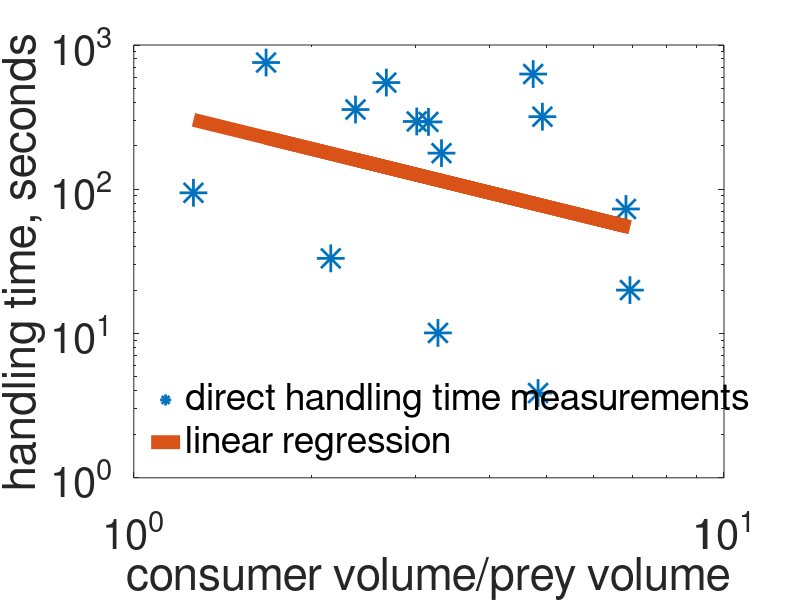
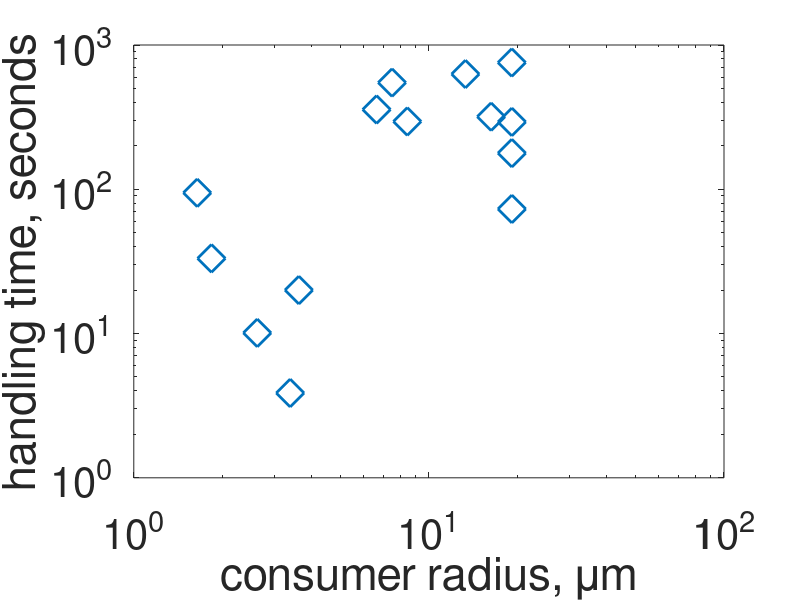
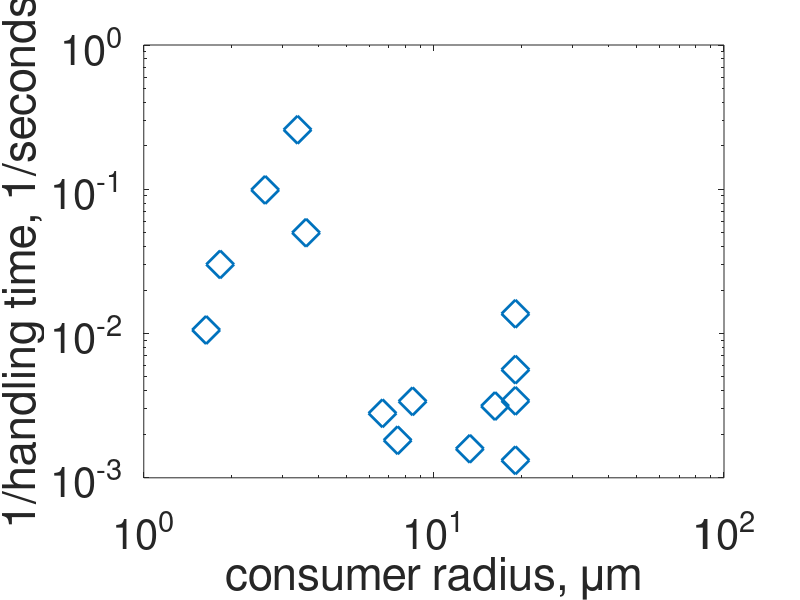
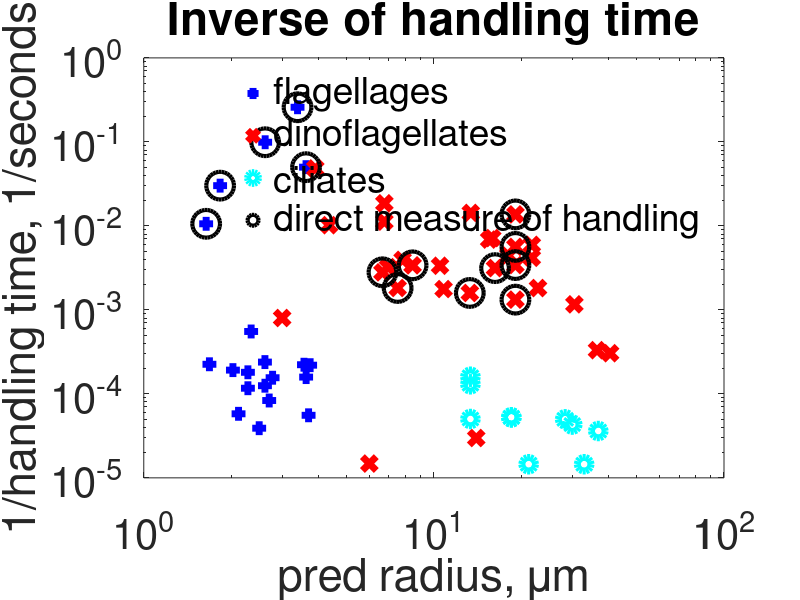

Recreate these plots in MATLAB, in order.
%%%% Examination of Handling Times %%%%%%%%%%%%%%

%%% Use this code to examine empirical evidence for handling times of
%%% microzooplankton grazing on a variety of prey
%%% Handling times have either been directly measured or are calculated
%%% from the maximum grazing rate

%%% Some of the info in this code came from "Handling_Encounter_Check.m"
%%% from the directory
%%% "Documents/MIT_URI_Postdoc/Grazer_Community_from_First_Principles"
%%% which contains info on both empirical and theoretically-based handling
%%% times

%% Setting the stage
cd('/Users/dtaniguchi/Documents/MIT_URI_Postdoc/Grazer_Community_from_First_Principles/Functional_Groups')
clear all;
close all;
clc;

set(0,'defaultaxesfontsize',30);
set(0,'defaulttextfontsize',30);
set(0,'defaultlinelinewidth',2);

%% Here I'm going to try to fit a curve that is based on handling time
% values 
%**********THESE ARE ACTUAL MEASUREMENTS OF HANDLING TIME, NOT DERIVED FROM MAX GRAZING**********
% Funcitonal form for my paper is:
    %handling time = a * (radius predator/radius prey)^x [maybe should be based on vol?]
    % So I'm going to assuming handling time is some function of the ratio
    % of predator:prey, constrained by the four data points in this study
    % that looked specifically at handling time.  Am only considering
    % handling time of ingested prey
% Values from Boenigk and Arndt (2000, Journal of Eukaryotic Microbiology), for heterotrophic nanoflagellates
% volumes of predators found in table 1, pg. 351, which I will convert to
% radius, length of prey found in table 3, pg. 355
% handling time in table 2, pg. 353, and includes time for contact,
% processing, ingestion, and refractory time
% Handling time is tiem from first contat to resuming of beating of
% flagella [which I think is correct]
% This study includes 1 salt water species and 3 freshwater species
% Temperature is 20 degrees C, pg. 350

predvol_Boenigk = [18.5 25.8 75.4 163];%um^3, Table 1, pg. 351
predr = (3.*predvol_Boenigk./4./pi).^(1/3);% um, Table 3, pg. 355
preyr = [2.6 1.7 1.6 1.4]./2;%um
preyvol_Boenigk = 4/3*pi.*(preyr.^3);%um^3
h_Boenigk = [94.5 33.2 10.1 3.87];%seconds, mean values for ingested particles

t_Boenigk = repmat(20,size(predr));%degrees C

%% Value from Fenchel (1982, MEPS, Ecology of heterotrophic microflagellates: 
% I. Some important forms and their functional morphology, particularly pg. 214
% Predator values and handling time from that source. Prey volume taken from 
% Fenchel (1982, Ecology of heterotrophic micro flagellates: II. Bioenergetics and growth)
predr_Fenchel_h = 7.25/2; %um, for Ochromonas, took midpoint of 7 to 7.5 um, provided diameter on pg. 214
predvol_Fenchel_h = 4/3*pi.*(predr_Fenchel_h.^3);%um^3
h_Fenchel_h = 20;%seconds
preyvol_Fenchel_h = 0.6;%um^3, for prey Pseudomonas (pg. 226)
preyr_Fenchel_h = (3.*preyvol_Fenchel_h./4./pi).^(1/3);% um
prey_C_Fenchel_h = 10e-10; %mg C/cell for Pseudomonas (pg. 226)
t_Fenchel_h = repmat(20,size(h_Fenchel_h));%degrees C, pg. 212, using temperature to which cells transferred every few days rather than stock culture temp

%% Jeong et al., 2005, Aquatic Microbial Ecology 40:133-150
% ***** Actual measurements of handling times (i.e., not based on gmax) for
% mixotrophic dinoflagellates ********
% Examined time it took for mixotrophic dinos to completely engulf an
% unidentified cryptophyte, which had esd of 5.6 um (pg. 139)
% Lingulodinium polyedrum (esd 38.2 um, Table 1) took 73 s
% Prorocentrum donghaiense (esd 13.3, Table 1) took 357 s
% Heterocapsa triquetra (esd 15.0, Table 1) took 549 s
% Prorocentrum micans (esd 26.6, Table 1) took 629 s

% Also examined handling time for L. polyedrum to feed on a variety of prey (pg. 139)
% L. poly feeding on Heterosigma akashiwo (11.5 um esd) was 178 s
% L. poly feeding on Prorocentrum minimum (12.1 um esd) was 293 s
% L. poly feeding on Scrippsiella trochoidea (22.8 um esd) was 756 s
% Above size values taken from Table 1
predrad_Jeong = 0.5.*[13.3 15.0 26.6 38.2 38.2 38.2 38.2];%um
predvol_Jeong = 4/3*pi.*(predrad_Jeong.^3);%um^3
preyrad_Jeong = 0.5.*[5.6 5.6 5.6 5.6 11.5 12.1 22.8];%um
preyvol_Jeong = 4/3*pi.*(preyrad_Jeong.^3);%um^3
h_Jeong = [357 549 629 73 178 293 756];%s
t_Jeong = repmat(20,size(h_Jeong));%degrees C, pg. 138

%% Jeong et al., 2010, Aquatic Microbial Ecology 59: 239-255
% Looked at lots of characteristics of Gymnodinium aureolum, a mixotrophic
% dinoflagellate that feeds via a peduncle (pg. 249)
% To consume a prey cell of the cryptophyte Teleaulax
% sp., beginning with deployment of the peduncle and ending wtih complete
% ingestion, took 256 s (pg. 249).  More than one predator could be attached to one
% prey cell (pg. 249)
% The time it took between deployment of the tow filament [to draw the prey
% closer I think] and to release the peduncle was 27 s (pg. 249)
% When feeding, cell length of predator = 19.8 um and cell width 15.6 um(pg. 246)
%** Does point out that, when fed multiple prey one at a time, growth and
%grazing not significantly correlated with size of prey (Fig. 5)
h_Jeong2010 = 268+27;%s, to account for tow filament and eating through peduncle
t_Jeong2010 = 20;%degrees C, pg. 240
preyrad_Jeong2010 = 0.5*5.6;%um, Table 1
preyvol_Jeong2010 = 4/3*pi*(preyrad_Jeong2010^3);%um^3

predvol_Jeong2010 = 4/3*pi*(19.8/2)*((15.6/2)^2);%um^3
predrad_Jeong2010 = (3/4/pi*predvol_Jeong2010)^(1/3);%um

%% Jeong et al., 2005, Aquatic Microbial Ecology, 38: 249-257
% Looked at feeding of mixotrophic dinoflagellate Gonyaulax polygramma to feed on
% variety of prey, among many other properties.  
% Culturing done at 20 degrees C
% ESD of G. polygramma was 32.5 um (Table 1)
% Fed via both apical horn and sulcus
% Time to feed on Amphidinium carterae (esd 6.6 um, Table 1) via the apical horn was 291 seconds
% and time to feed on same prey via sulcus was 346 s, which were not
% significantly different (pg. 253)
% Mixotroph could only feed on cells <17 um esd, so only fed on sm. things
% (pg. 255)
% This is the first study to show dinoflagellates feed through the apical
% horn and not just the sulcus (pg. 255-256)
% Dino seems to prefer to engult large prey through the sulcus and smaller
% prey through the apical horn (pg. 256)
h_Jeong2005 = (346+291)/2;%s
t_Jeong2005 = 20;%degrees C
preyrad_Jeong2005 = 3.3;%um
preyvol_Jeong2005 = 4/3*pi*(3.3.^3);%um^3
predrad_Jeong2005 = 32.5/2;%um
predvol_Jeong2005 = 4/3*pi*(predrad_Jeong2005.^3);%um^3


%%%%%%%%%%%%%%%%%%%%%%%%%%%%%%%%%%%%%%%%%%%%%%%%%%%%%%%%%%%%%%%%%%%%%%%%%%%%%
%% More attempts at emipirically deriving handling times 
% Jeong et al. (2010) for values of heterotrophic dinoflagellates
%Going to use max ingestions rates (ng C/grazer/day), convert to 1/d, and
%then see how they relate to predator:prey size ratios
% Values taken from Table 5
%******** BASED ON MAX GRAZING **************
dinoradius = [6.0 7.8 8.7 13.5 13.5 13.9 15.6 21 21.6 26.8 31 31.8 ...
    36.1 43.5 43.5 45.7 61 73 81]./2; %um

dinomaxingestion = [0.04 2.9 0.8 2.6 4.3 0.8 1.3 2.3 1.3 17.8 19.4 13.6 ...
    11.5 17.1 24.4 17.7 12 5.3 12.1];%ngC/grazer/day
dinopredprey = [0.8 1.3 0.4 2.2 2.2 1.2 1.4 5.3 0.7 1 0.9 2.6 1.4 1.3 1.1 ...
    1.3 1.6 2 2.3];%dimensionless
dinopreyradius = dinoradius./dinopredprey;
dinopreyradius =[8.0 5.9 19.7 6.1 6.1 11.5 11.5 4.0 33.0 26.5 35.2 12.1 ...
    26.5 34.0 37.9 35.2 38.2 26.6 35.2]./2;%um--apparently this are given in the table
dinopreyvol = 4/3*pi.*(dinopreyradius.^3);

dinovol = 4/3*pi.*(dinoradius.^3);
dinoC = (0.76.*(dinovol.^0.819)).*10^-3;%ngC/cell
dinoh = 1./dinomaxingestion.*dinoC*.24.*3600;%s
directengulf = [1 7 12 14 15];%indices just for dinoflagellates that feed by direct engulfment
t_dino = [15 20 20 20 20 20 20 20 20 20 15 20 20 20 20 12 19 19 12];%degrees C

%% Now values from Verity (1991) Limniology and Oceanography, for the ciliates Tintinnopsis dadayi and
% Strobilidium spiralis---NB: I don't think these get used because using
% values from this source but cited in Hansen et al. (1997) below to be
% consistent
% NB: these values are in Hansen et al. (1997) below
cilC = [1.25*10^4 3.2*10^3];%pg C/ciliate, Tintinnopsis and Strobilidium, respectively, pg. 730
Tdadavol = 10.^((log10(cilC(1))-0.639)/0.984);%converting using equation for loricate ciliate given in 
    % Menden-Deuer and Lessard (2000)
Sspirvol = 10.^((log10(cilC(2))-0.168)/0.841);% converting using equation for aloricate ciliate given in 
    % Menden-Deuer and Lessard (2000)
predvol_Verity = [Tdadavol Sspirvol];%um^3
cilradius = (predvol_Verity.*3./4./pi).^(1/3);%um
cilmaxingestion = [0.14  0.14];%1/hour, with data for Tintinnopsis taken from data theif and Fig. 3A
 %For Strobilidum, max ingestions based on single-prey experiments, which didn't differ
 %among different prey species (pg. 734).  The ones measured were for
 % grazing on Isochrysis galbana and Pseudobodo.  For Tintinnopsis, it did vary with prey, so I'm basing it
 %off the prey ingested at the highest rate, Katodinium

cilprey = [8 4.5 3]./2;%um, from Table 2, with the last two for Isochyrsis galbana and Pseudobodo, respecitvely,
    %which both gave similar max ingestion rates for Strobilidium
    
 cilradius = [cilradius(1) cilradius];
 cilh = 1./[0.14 0.14 0.14].*3600;%s
 cilpredprey = cilradius./cilprey;
 t_Verity = 20;%degrees C, pg. 731
 
 %% Values from Hansen et al. (1997) and associated sources listed in table 3 to get more emprircal
 % data to try to figure out handling time
 % Predator volumes and max ingestion rates are listed in Hansen et al. (1997), and size of prey
 % are taken directly from the source listed
%Fenchel (1982) --different from Fenchel (1982) above
 predvol_Fenchel = [75 20 200 190 50 90];%um^3
 preyvol_Fenchel = 0.6.*ones(size(predvol_Fenchel));%um^3, Fenchel
maxingest_Fenchel = [0.86 0.81 0.57 0.8 0.65 0.56];%1/hr
t_Fenchel = repmat(20, size(predvol_Fenchel));%degrees C, Table 3 Hansen et al. 1997


%Eccleston-Parry and Leadbeater, 1994 
% All predators fed same thing
predvol_Eccleston = [54 220 35 75 212 83];%um^3, from table 3 of Hansen et al
preyvol_Eccleston = 0.67.*ones(size(predvol_Eccleston));%um^3, Eccelston-Parry
maxingest_Eccleston = [1.99 0.79 0.69 0.45 0.2 0.3];%1/hr
t_Eccleston = repmat(20, size(predvol_Eccleston));%degrees C, table 3 Hansen et al. 1997

% Values from Andersen, 1988/1989
predvol_Andersen = 40;%um^3
preyvol_Andersen = 0.6;%um^3, Andersen, pg. 525
maxingest_Andersen = 0.33;%1/h
t_Andersen = 15;%degrees C, Hansen et al. 1997

% Andersson, 1989
predvol_Andersson = 50;%um^3
preyvol_Andersson = 4/3*pi*(mean([0.2 0.9])/2)^3;%um^3, Andersson
maxingest_Andersson = 0.42;%1/h
t_Andersson = 20;%degrees C, table 3 Hansen et al. 1997

% Hollen and Boras, 1991
predvol_Hollen = 65.4;
preyvol_Hollen = 0.53;%Hollen, pg. 77
maxingest_Hollen = 0.09;%1/h
t_Hollen = 25;%degrees C, table 3 Hansen et al. 1997

% Strom, 1991
predvol_Strom = 900;%um^3
preyvol_Strom = 4/3*pi*(4.5/2)^3;%um^3, Strom, pg. 104
maxingest_Strom = 0.112;%1/h, looking at Isochrysis galbana, not Synechococcus
t_Strom = 12;%degrees C, table 3 Hansen et al. 1997

% Hansen, 1992
predvol_Hansen92 = 11500;
preyvol_Hansen92 = 2050;%um^3, Table 1 of Hansen 1992
maxingest_Hansen92 = 0.17;%1/hr
t_Hansen92 = 15;%degrees C, table 3 Hansen et al. 1997

% Strom and Buskey, 1993--Already included in data from Jeong et al. (2010)
% Jeong and Latz, 1994--Already included in data from Jeong et al. (2010)

%Jacobson and Anderson, 1993--not good info on prey size, so not going to use
% Heinbokel, 1978--used mixed prey, so not using

% Buskey and Stoecker, 1988
predvol_Buskey = 2.1*10^5;%
maxingest_Buskey = 0.13;%1/h
preyvol_Buskey = 2050;%um^3, taken from HANSEN 1992, not original sources
t_Buskey = 20;%degrees C, table 3 Hansen et al. 1997

% Hansen et al., 1991
predvol_Hansen91 = 9.546*10^4;
maxingest_Hansen91 = 0.215;%1/h
preyvol_Hansen91 = 2050;%Table 2, Hansen et al. 1991
t_Hansen91 = 18;%degrees C, table 3 Hansen et al. 1997


% Jonsson, 1986
predvol_Jonsson = [1.5*10^5 4*10^4];
maxingest_Jonsson = [0.11 0.11];%1/h
preyvol_Jonsson = 4/3*pi.*([9.7 7.9]./2).^3;%Table 3 of Jonsson, 1986
t_Jonsson = [12, 12];%degrees C, table 3 Hansen et al. 1997

% Verity, 1991--one ciliate Strobilidium spiralis had max ingestion when
% consuming both Isochrysis glabana and Pseudobodo, so will use that ciliate twice
% For the other ciliate Tintinnopsis dadayi, i had max ingestion when eating
% Katodinium rotundatum
%NOTE**********These are the same ciliate values as used above, but I'm
%using values from Hansen et al. (1997) and volume ratios to be consistent
%with other sources above, so this coversion is slightly different
predvol_Verity = [2.65*10^4 2.65*10^4 1.13*10^5];
maxingest_Verity = [0.189 0.189 0.155];%1/h
preyvol_Verity = 4/3*pi.*([3 4.5 8]./2).^3;%Table 1 of Verity 1991
t_Verity = repmat(20,size(predvol_Verity));%degrees C, table 3 Hansen et al. 1997

% Bernard and Rassoulzadegan, 1990
% According to my notes in "GrazingRateParameters.m" for the Poulin and
% Franks model parameterization, the grazing rates listed in Hansen et al.
% (1997) are when the ciliate was grazing on Dunaliella minuta, Monochrysis
% lutheri, and Nannochloris sp.  The predator was always Strobidium
% sulcatum.  So I'm going to use the size of those prey items, which are
% given in Table 2 of Bernard and Rassoulzadegan (1990)
predvol_Bernard = [1*10^4 1*10^4 1*10^4];
maxingest_Bernard = [0.481 0.391 0.151];%1/h
preyvol_Bernard = [140 31.12 8.18];% Table 2 Bernard and Rassoulzadegan
t_Bernard = repmat(22,size(predvol_Bernard));

% Verity 1985--didn't measure size of prey, only C and N content, so not
% using

 
%% Values from Hewett (1980) for ciliate grazing on different sized prey
% Estimated handling time from Michaelis-Menten fit to capture rate vs.
% prey density for ciliate Didinium nasutum
% Note that the predator changed size when fed different prey and at
% different prey concentrations, so I'll use the size when fed on the
% particular prey and at high prey concentrations, assuming that is when
% handling time matters (handling time limited rather than encounter
% limited)
% No temperature reported, so no way to temperature correct values and thus
% cannot use them--blah
h_Hewett = [0.916 1.212 1.404];% h, Table 2, pg. 1078, for Paramecium aurelia, P. Jenningsi, and P. multimicronucleatum, respectively
h_Hewett = h_Hewett.*3600;%seconds
predvol_Hewett = [8.21 12.79 10.6].*10^5;%um^3, taken from Table 6, pg. 1080
predr_Hewett = (predvol_Hewett.*3./4./pi).^(1/3);%um

preyvol_Hewett = 4/3*pi.*([85 156 219]./2).^3;%um^3, from pg. 1076
preyr_Hewett = [85 156 219]./2;%um

%% %%%%%%%%%%%%%%%%%%%%%%%%%%%%%%%%%%%%%%%%%%%%%%%%%%%%%%%%%%%
%%%%%%%%%%%%% Putting together empirical values %%%%%%%%%%%%%
%%%%%%%%%%%%%%%%%%%%%%%%%%%%%%%%%%%%%%%%%%%%%%%%%%%%%%%%%%%%%

% Putting together actual handling time values

% These are all dinos; used below and later in plotting 
h_Jeong_many = [h_Jeong, h_Jeong2010, h_Jeong2005];%s, all dinoflagellates, all direct measurements of handling time
preyr_Jeong_many = [preyrad_Jeong, preyrad_Jeong2010, preyrad_Jeong2005];%um
predr_Jeong_many = [predrad_Jeong, predrad_Jeong2010, predrad_Jeong2005];%um
predvol_Jeong_many = [predvol_Jeong,predvol_Jeong2010, predvol_Jeong2005 ];%um^3
preyvol_Jeong_many = [preyvol_Jeong, preyvol_Jeong2010, preyvol_Jeong2005];%um^3
t_Jeong_many = [t_Jeong, t_Jeong2010, t_Jeong2005];%degrees C

h_vec = [h_Boenigk, h_Fenchel_h, h_Jeong_many];% seconds, handling time
h_preyr = [preyr, preyr_Fenchel_h, preyr_Jeong_many];% um, prey radius
h_predr = [predr, predr_Fenchel_h, predr_Jeong_many];%um, predator radius

h_preyvol = 4/3*pi.*(h_preyr.^3);%um^3, prey volume
h_predvol = 4/3*pi.*(h_predr.^3);%um^3, prey volume

t_handling = [t_Boenigk, t_Fenchel_h, t_Jeong_many];%degrees C


%% Putting together handling times based on max ingestion rate
predvol_Hansen =[predvol_Fenchel predvol_Eccleston predvol_Andersen ...
    predvol_Andersson predvol_Hollen predvol_Strom predvol_Hansen92 predvol_Buskey ...
    predvol_Hansen91 predvol_Jonsson predvol_Verity predvol_Bernard];
predr_Hansen = (predvol_Hansen.*3./4./pi).^(1/3);%um, I assume

preyvol_Hansen = [preyvol_Fenchel preyvol_Eccleston preyvol_Andersen ...
    preyvol_Andersson preyvol_Hollen preyvol_Strom preyvol_Hansen92 preyvol_Buskey ...
    preyvol_Hansen91 preyvol_Jonsson preyvol_Verity preyvol_Bernard];
preyr_Hansen = (preyvol_Hansen.*3./4./pi).^(1/3);%um, I assume

maxingest_Hansen = [maxingest_Fenchel maxingest_Eccleston maxingest_Andersen ...
    maxingest_Andersson maxingest_Hollen maxingest_Strom maxingest_Hansen92 maxingest_Buskey ...
    maxingest_Hansen91 maxingest_Jonsson maxingest_Verity maxingest_Bernard]; 
h_Hansen = 1./maxingest_Hansen.*3600;%s

t_Hansen = [t_Fenchel, t_Eccleston,t_Andersen, t_Andersson, t_Hollen,...
    t_Strom, t_Hansen92, t_Buskey, t_Hansen91, t_Jonsson, t_Verity, t_Bernard]; %degrees C

% h_ingest = [dinoh h_Hansen h_Hewett];%s <-----Hewett didnt' list temperature, so can't use
% predvol_ingest =[dinovol predvol_Hansen predvol_Hewett];%um^3
% preyvol_ingest = [dinopreyvol preyvol_Hansen preyvol_Hewett];%um^3
h_ingest = [dinoh h_Hansen];%s
predvol_ingest =[dinovol predvol_Hansen];%um^3
preyvol_ingest = [dinopreyvol preyvol_Hansen];%um^3

predr_ingest = (3/4/pi.*predvol_ingest).^(1/3);% um
preyr_ingest = (3/4/pi.*preyvol_ingest).^(1/3);%um

t_ingest = [t_dino,t_Hansen];%degrees C

%% Putting together ALL empirical values, based on max ingestion rate AND handling time together
h_all = [h_vec h_ingest];%s

predvol_all = [h_predvol predvol_ingest];
preyvol_all = [h_preyvol preyvol_ingest];

predr_all = (predvol_all.*3./4./pi).^(1/3);%um
preyr_all = (preyvol_all.*3./4./pi).^(1/3);%um

t_all = [t_handling, t_ingest];%degrees C

pred_prey_ratio_all = predr_all./preyr_all;


%% %%%%%%%%%%%%%%%%%%%%%%%%%%%%%%%%%%%%%%%%
%%%%%%%% Temperature correction %%%%%%%%%%%%

% Temperature correction using Metabolic Theory of Ecology
% Based on Chen et al. (2012) L&O and Taniguchi et al. (2014)
% This code is taken from Documents/Poulin and Franks Model/Parameterization/GrazingRateParameters.m 

%Correcting to 20 degrees C = 293.15 K.  Used regression from Fig. 3A. from Chen et al. (2012), slope of 0.67,
%specifically for grazing (frowth has different activation energy value)

boltz = 8.62*10^-5;%eV/Kelvin, Boltzmann's constant
t_corr = 273.15+20;%K, corrected temperature
E = 0.67;%eV, activation energy for max grazing, from Chen et al. (2012)

% Handling time temp corrections
coeff_h = h_vec.*exp(E./boltz./(t_handling+273.15));%coefficient for temperature correction
h_t_corr = coeff_h./exp(E./boltz./t_corr);%seconds

% Max ingestion temp corrections
coeff_ingest = h_ingest.*exp(E./boltz./(t_ingest+273.15));
h_ingest_t_corr = coeff_ingest./exp(E./boltz./t_corr);%s

% All rate temperature corrections
coeff_all = h_all.*exp(E./boltz./(t_all+273.15));
h_all_t_corr = coeff_all./exp(E./boltz./t_corr);%s

% Select groupings for purposes of plotting below
coeff_dino = dinoh.*exp(E./boltz./(t_dino+273.15));
dino_h_t_corr = coeff_dino./exp(E./boltz./t_corr);%s
coeff_Hansen = h_Hansen.*exp(E./boltz./(t_Hansen+273.15));
h_Hansen_t_corr = coeff_Hansen./exp(E./boltz./t_corr);%seconds
coeff_Boenigk=h_Boenigk.*exp(E./boltz./(t_Boenigk+273.15));
h_Boenigk_t_corr = coeff_Boenigk./exp(E./boltz./t_corr);%seconds
coeff_Fenchel_h = h_Fenchel_h.*exp(E./boltz./(t_Fenchel_h+273.15));
h_Fenchel_h_t_corr = coeff_Fenchel_h./exp(E./boltz./t_corr);%s
coeff_Jeong_many = h_Jeong_many.*exp(E./boltz./(t_Jeong_many+273.15));
h_Jeong_many_t_corr = coeff_Jeong_many./exp(E./boltz./t_corr);%s



%% Finding regressions

% Regression for handling time based on direct measurements of handling time
x_direct_hand = [ones(size(h_predr')) log10(h_predr./h_preyr)'];
[param_direct_hand, ci_direct_hand resid_direct_hand outlier_direct_hand ...
    stats_direct_hand]=regress(log10(h_t_corr)',x_direct_hand);
coeff_direct_hand = 10.^param_direct_hand(1);%intercept
exp_direct_hand = param_direct_hand(2);%slope in log space, exponent in linear space
regress_direct_hand = coeff_direct_hand.*(h_predr./h_preyr).^exp_direct_hand;


% Regression for handling time based on inverse of max ingestion rates
x_ingest = [ones(size(predr_ingest')) log10(predr_ingest./preyr_ingest)'];
[param_ingest ci_ingest resid_ingest outlier_ingest stats_ingest]=regress(log10(h_ingest_t_corr)',x_ingest);
coeff_ingest = 10.^ param_ingest(1);
exp_ingest = param_ingest(2);
regress_ingest = coeff_ingest.*(predr_ingest./preyr_ingest).^exp_ingest;
ppratio_ingest = predr_ingest./preyr_ingest;

% Regression for handing time based on all values
x_all = [ones(size(predr_all')) log10(predr_all./preyr_all)'];
[param_all ci_all resid_all outlier_all stats_all] = regress(log10(h_all_t_corr)',x_all);
coeff_all = 10.^param_all(1);
exp_all = param_all(2);
regress_all = coeff_all.*(predr_all./preyr_all).^exp_all;



%% %%%%%%%%%%%%%%%%%%% Plotting %%%%%%%%%%%%%%%%%%%%%%%%%%%%

% Plotting based on DIRECT MEASUREMENTS OF HANDLING TIME 
% Handling time
figure
loglog(h_predr./h_preyr,h_t_corr,'*','MarkerSize',20)
hold on
loglog(h_predr./h_preyr, regress_direct_hand,'-','LineWidth',10)
legend('direct handling time measurements','linear regression','Location','SouthWest')
legend('boxoff')
xlabel('consumer volume/prey volume')
ylabel('handling time, seconds')


nlx = [ones(size(h_predr)); h_predr./h_preyr]';
lx = [ones(size(h_predr)); log(h_predr./h_preyr)]';
    
[nlparam, nlint, nlr, nlrint, nlstats] = regress(h_t_corr',nlx);
[lparam, lint, lr, lrint, lstats] = regress(log(h_t_corr)', lx);


% Can compare fits for the log data (lparam) and for nonlog data (nlparam)
% and use what has better r^2 value. Below I've used lparam, but not sure
% if that's better
ppratio = predr./preyr;
htestnew = 10^(lparam(1)).*(ppratio).^lparam(2);



% htestnewII = htestnew;
% htestnewII(ppratio<=0.4) = 0;
% disp(['new max handling time for pred:prey size ratios>=0.4 from Boenigk and Arndt 2000 = ',num2str(max(max(htestnewII))/3600/24),' days'])
% disp(['new max handling time for pred:prey size ratios>=0.4 from Boenigk and Arndt 2000= ',num2str(max(max(htestnewII))/3600),' hours'])
% disp(['new max handling time for pred:prey size ratios>=0.4 from Boenigk and Arndt 2000= ',num2str(max(max(htestnewII))),' seconds'])
% disp(['new max handling time for pred:prey size ratios>=1 from Boenigk and Arndt 2000= ',num2str(max(max(htestnew(ppratio>=1)))/3600/24),' days'])
% disp(['new max handling time for pred:prey size ratios>=1 from Boenigk and Arndt 2000= ',num2str(max(max(htestnew(ppratio>=1)))/3600),' hours'])
% disp(['new max handling time for pred:prey size ratios>=1 from Boenigk and Arndt 2000= ',num2str(max(max(htestnew(ppratio>=1)))),' seconds'])
% 
% disp(['new max handling time for pred:prey size ratios>=10 from Boenigk and Arndt 2000= ',num2str(max(max(htestnew(ppratio>=10)))/3600/24),' days'])
% disp(['new max handling time for pred:prey size ratios>=10 from Boenigk and Arndt 2000= ',num2str(max(max(htestnew(ppratio>=10)))/3600),' hours'])
% disp(['new max handling time for pred:prey size ratios>=10 from Boenigk and Arndt 2000= ',num2str(max(max(htestnew(ppratio>=10)))),' seconds'])

%% Plotting handling times JUST based off of MAX INGESTION RATES

figure(11);clf
loglog(predr_ingest./preyr_ingest,h_ingest_t_corr,'+b')
hold on
loglog(predr_ingest./preyr_ingest,regress_ingest,'-','LineWidth',10)
hold on
%Dinos
% loglog(dinovol./dinopreyvol, dinoh,'xr')
loglog(dinoradius./dinopreyradius, dino_h_t_corr,'xr')
hold on
% Mostly ciliates and nanoflagellates
% loglog(predvol_Hansen./preyvol_Hansen, h_Hansen,'db')
loglog(predr_Hansen./preyr_Hansen, h_Hansen_t_corr,'db')

% Ciliate from Hewett
% loglog(predvol_Hewett./preyvol_Hewett, h_Hewett,'+m')
% loglog(predr_Hewett./preyr_Hewett, h_Hewett,'+m')

% Direct engulfment dinoflagellates
directengulf = [1 7 12 14 15];%indices just for dinoflagellates that feed by direct engulfment
% loglog(dinovol(directengulf)./dinopreyvol(directengulf), dinoh(directengulf),'ok','MarkerSize',20)
loglog(dinoradius(directengulf)./dinopreyradius(directengulf), dino_h_t_corr(directengulf),'ok','MarkerSize',20)

hold on
% xlabel('pred vol/preyvol')
xlabel('pred radius/prey radius')
ylabel('handling time, seconds')
legend('all','regression','dinoflagellates','mostly ciliates and flagellates','direct engulf dino','Location','SouthEast')
legend('boxoff')
title('Handling time based off max ingestion')


%% Plotting of all handling times, direct and derived
figure(10);clf
% loglog(pred_prey_ratio_all,h_all,'oc')
loglog(pred_prey_ratio_all,h_all_t_corr,'oc')
xlabel('pred radius/prey radius')
ylabel('handling time, seconds')

hold on
loglog(pred_prey_ratio_all,regress_all,'-k','LineWidth',10)
title('All Handling Times, from inverse max ingestion and direct handling measurements')

%% Comparison of handling time based on max ingestion and actual measurements vs. just max ingestion, for func groups
% Includes delineation among functional groups

% Max ingestion and actual handling time measurements
figure(14);clf
%Flagellates
% loglog([predvol_Boenigk./preyvol_Boenigk predvol_Hansen(1:15)./preyvol_Hansen(1:15), predvol_Fenchel_h./preyvol_Fenchel_h],[h_Boenigk, h_Hansen(1:15),h_Fenchel_h],'+b','MarkerSize',10,'LineWidth',5)
loglog([predr./preyr predr_Hansen(1:15)./preyr_Hansen(1:15), predr_Fenchel_h./preyr_Fenchel_h],...
    [h_Boenigk_t_corr, h_Hansen_t_corr(1:15),h_Fenchel_h_t_corr],'+b','MarkerSize',10,'LineWidth',5)

hold on
%Dinoflagellates
% loglog([dinovol./dinopreyvol predvol_Hansen(16:17)./preyvol_Hansen(16:17),predvol_Jeong_many./preyvol_Jeong_many],[dinoh, h_Hansen(16:17),h_Jeong_many],'xr','MarkerSize',10,'LineWidth',5)
loglog([dinoradius./dinopreyradius predr_Hansen(16:17)./preyr_Hansen(16:17),predr_Jeong_many./preyr_Jeong_many],...
    [dino_h_t_corr, h_Hansen_t_corr(16:17),h_Jeong_many_t_corr],'xr','MarkerSize',10,'LineWidth',5)

hold on
%Ciliates
% loglog([predvol_Hansen(18:end)./preyvol_Hansen(18:end) predvol_Hewett./preyvol_Hewett],[h_Hansen(18:end), h_Hewett],'oc','MarkerSize',10,'LineWidth',5)
loglog([predr_Hansen(18:end)./preyr_Hansen(18:end)],[h_Hansen_t_corr(18:end)],'oc','MarkerSize',10,'LineWidth',5)

% Highlighting actual measurements of handling time
hold on
loglog(h_predr./ h_preyr,h_t_corr,'ok','MarkerSize',20,'LineWidth',3)
% loglog(predvol_Jeong_many./preyvol_Jeong_many,h_Jeong_many,'or','MarkerSize',20)
% loglog(predvol_Boenigk./preyvol_Boenigk,h_Boenigk,'og','MarkerSize',20)
% loglog(predvol_Fenchel_h./preyvol_Fenchel_h, h_Fenchel_h,'ob','MarkerSize',20)
%Regression
hold on
loglog(predr_all./preyr_all,regress_all,'-k','LineWidth',10)
hold on
loglog(h_predr./h_preyr,regress_direct_hand,'-b','LineWidth',5)
hold on
loglog(predr_ingest./preyr_ingest,regress_ingest,'-g','LineWidth',5)

% xlabel('predvol/preyvol')
xlabel('predator radius/prey radius')
ylabel('handling time, seconds')
title('Handling Time')
legend('flagellages','dinoflagellates','ciliates','direct measure of handling','regression all','regression handling','regression inverse max ingest','Location','SouthWest')
legend('boxoff')

% INVERSE OF handling time 
figure(15);clf
%Flagellates
loglog([predr./preyr predr_Hansen(1:15)./preyr_Hansen(1:15), predr_Fenchel_h./preyr_Fenchel_h],...
    [1./h_Boenigk_t_corr, 1./h_Hansen_t_corr(1:15),1./h_Fenchel_h_t_corr],'+b','MarkerSize',10,'LineWidth',5)
hold on
%Dinoflagellates
loglog([dinoradius./dinopreyradius predr_Hansen(16:17)./preyr_Hansen(16:17),predr_Jeong_many./preyr_Jeong_many],...
    [1./dino_h_t_corr, 1./h_Hansen_t_corr(16:17),1./h_Jeong_many_t_corr],'xr','MarkerSize',10,'LineWidth',5)
hold on
%Ciliates
loglog([predr_Hansen(18:end)./preyr_Hansen(18:end)],[1./h_Hansen_t_corr(18:end)],'oc','MarkerSize',10,'LineWidth',5)
% Highlighting actual measurements of handling time
hold on
loglog(h_predr./ h_preyr,1./h_t_corr,'ok','MarkerSize',20,'LineWidth',3)
% xlabel('predvol/prey volume')
xlabel('pred radius/prey radius')
ylabel('1/handling time, 1/seconds')
title('Inverse of handling time')
legend('flagellages','dinoflagellates','ciliates','direct measure of handling','Location','NorthWest')
legend('boxoff')

%%%%%%%%%% Just measure of actual measure of handling time vs pred
%%%%%%%%%% radius:prey radius
figure(22);clf
loglog(h_predr./ h_preyr,h_t_corr,'ok','MarkerSize',20,'LineWidth',3)
hold on
loglog(h_predr./h_preyr,regress_direct_hand,'-b','LineWidth',5)
xlabel('predator radius/prey radius')
ylabel('handling time, seconds')
title('Handling Time')
legend('direct measurements of handling time','linear regression','Location','SouthWest')
legend('boxoff')
xlim([1,10])


%% Color-coordinating values from same source
% NB: STILL BASED ON VOLUME
figure(16);clf
loglog(1./maxingest_Fenchel.*3600,predvol_Fenchel./preyvol_Fenchel,'+k');hold on
loglog(1./maxingest_Eccleston.*3600,predvol_Eccleston./preyvol_Eccleston,'+b');hold on
%loglog(1./maxingest_Andersen.*3600,predvol_Andersen./preyvol_Andersen,'+r');hold on
%loglog(1./maxingest_Andersson.*3600,predvol_Andersson./preyvol_Andersson,'+c');hold on
loglog(1./maxingest_Jonsson.*3600,predvol_Jonsson./preyvol_Jonsson,'+m');hold on
loglog(1./maxingest_Verity.*3600,predvol_Verity./preyvol_Verity,'+y');hold on
loglog(1./maxingest_Bernard.*3600,predvol_Bernard./preyvol_Bernard,'or')
xlabel('predvol/preyvol')
ylabel('handling time, seconds')
title('Handling Time Based on Max Ingestion for Same Sources')

%% Handling time vs. predator size

% All values combined
x_predsize =  [ones(size(predr_all')), log10(predr_all)'];
[param_size, ci_size, resid_size, outlier_size, stats_size] = regress(log10(h_all_t_corr)', x_predsize);
coeff_predsize = 10.^param_size(1);
exp_predsize = param_size(2);
regress_predsize = coeff_predsize.*predr_all.^exp_predsize;

num_h = length(h_vec);
num_ingest = length(h_ingest);

% Regression based on max ingestion
ingest_ind = num_h+1;
x_predsize2 =  [ones(size(predr_ingest')), log10(predr_ingest)'];
[param_size2, ci_size2, resid_size2, outlier_size2, stats_size2] = regress(log10(h_ingest_t_corr)', x_predsize2);
coeff_predsize2 = 10.^param_size2(1);
exp_predsize2 = param_size2(2);
regress_predsize2 = coeff_predsize2.*predr_ingest.^exp_predsize2;

% Regression based on handling time only
x_predsize3 =  [ones(size(h_predr')), log10(h_predr)'];
[param_size3, ci_size3, resid_size3, outlier_size3, stats_size3] = regress(log10(h_t_corr)', x_predsize3);
coeff_predsize3 = 10.^param_size3(1);
exp_predsize3 = param_size3(2);
regress_predsize3 = coeff_predsize3.*h_predr.^exp_predsize3;

% Plotting handling time vs pred size
figure(17);clf
%Flagellates
% loglog([predvol_Boenigk, predvol_Hansen(1:15), predvol_Fenchel_h],[h_Boenigk, h_Hansen(1:15),h_Fenchel_h],'+b','MarkerSize',10,'LineWidth',5)
loglog([predr, predr_Hansen(1:15), predr_Fenchel_h],[h_Boenigk_t_corr, h_Hansen_t_corr(1:15),h_Fenchel_h_t_corr],'+b','MarkerSize',10,'LineWidth',5)

hold on
%Dinoflagellates
loglog([dinoradius, predr_Hansen(16:17),predr_Jeong_many],...
    [dino_h_t_corr, h_Hansen_t_corr(16:17),h_Jeong_many_t_corr],'xr','MarkerSize',10,'LineWidth',5)
hold on
%Ciliates
loglog([predr_Hansen(18:end)],[h_Hansen_t_corr(18:end)],'oc','MarkerSize',10,'LineWidth',5)
% Highlighting actual measurements of handling time
hold on
loglog(h_predr,h_t_corr,'ok','MarkerSize',20,'LineWidth',3)
% Regression for all points
hold on; loglog(predr_all,regress_predsize,'-k','LineWidth',5)
% Regression based on values from max ingestion rate
hold on;loglog(predr_all(ingest_ind:end),regress_predsize2,'-g','LineWidth',5)
% Regression based on values from handling time
hold on;loglog(predr_all(1:num_h),regress_predsize3,'-b','LineWidth',5)

%legend('flagellages','dinoflagellates','ciliates','direct measure of handling','regression','regression based on max ingest','Location','SouthEast')
legend('flagellages','dinoflagellates','ciliates','direct measure of handling','regression all data','regression inverse max ingest','regression handling','Location','SouthEast')

legend('boxoff')

% xlabel('predvol, um^3')
xlabel('pred radius, \mum')
ylabel('handling time, seconds')
title('Handling Time vs. Predator Size')




% Handling time direct measurements, just based on predator, not prey
figure
loglog(h_predr, h_t_corr,'d','MarkerSize',20)
% xlabel('consumer volume, \mum^3')
xlabel('consumer radius, \mum')
ylabel('handling time, seconds')

% Inverse handling time, based on predator only and direct measurements of
% handling
figure
loglog(h_predr, 1./h_t_corr,'d','MarkerSize',20)
% xlabel('consumer volume, \mum^3')
xlabel('consumer radius, \mum')
ylabel('1/handling time, 1/seconds')

% Inverese of handling time vs PRED size (NOT pred:prey ratio), all measurements
figure
%Flagellates
% loglog([predvol_Boenigk, predvol_Hansen(1:15), predvol_Fenchel_h],[1./h_Boenigk, 1./h_Hansen(1:15),1./h_Fenchel_h],'+b','MarkerSize',10,'LineWidth',5)
loglog([predr, predr_Hansen(1:15), predr_Fenchel_h],...
    [1./h_Boenigk_t_corr, 1./h_Hansen_t_corr(1:15),1./h_Fenchel_h_t_corr],'+b','MarkerSize',10,'LineWidth',5)
hold on
%Dinoflagellates
% loglog([dinovol, predvol_Hansen(16:17),predvol_Jeong_many],[1./dinoh, 1./h_Hansen(16:17),1./h_Jeong_many],'xr','MarkerSize',10,'LineWidth',5)
loglog([dinoradius, predr_Hansen(16:17),predr_Jeong_many],...
    [1./dino_h_t_corr, 1./h_Hansen_t_corr(16:17),1./h_Jeong_many_t_corr],'xr','MarkerSize',10,'LineWidth',5)
hold on
%Ciliates
loglog([predr_Hansen(18:end)],[1./h_Hansen_t_corr(18:end)],'oc','MarkerSize',10,'LineWidth',5)
% Highlighting actual measurements of handling time
hold on
loglog(h_predr,1./h_t_corr,'ok','MarkerSize',20,'LineWidth',3)
% xlabel('predvol, \mum^3')
xlabel('pred radius, \mum')
ylabel('1/handling time, 1/seconds')
title('Inverse of handling time')
legend('flagellages','dinoflagellates','ciliates','direct measure of handling','Location','NorthEast')
legend('boxoff')

